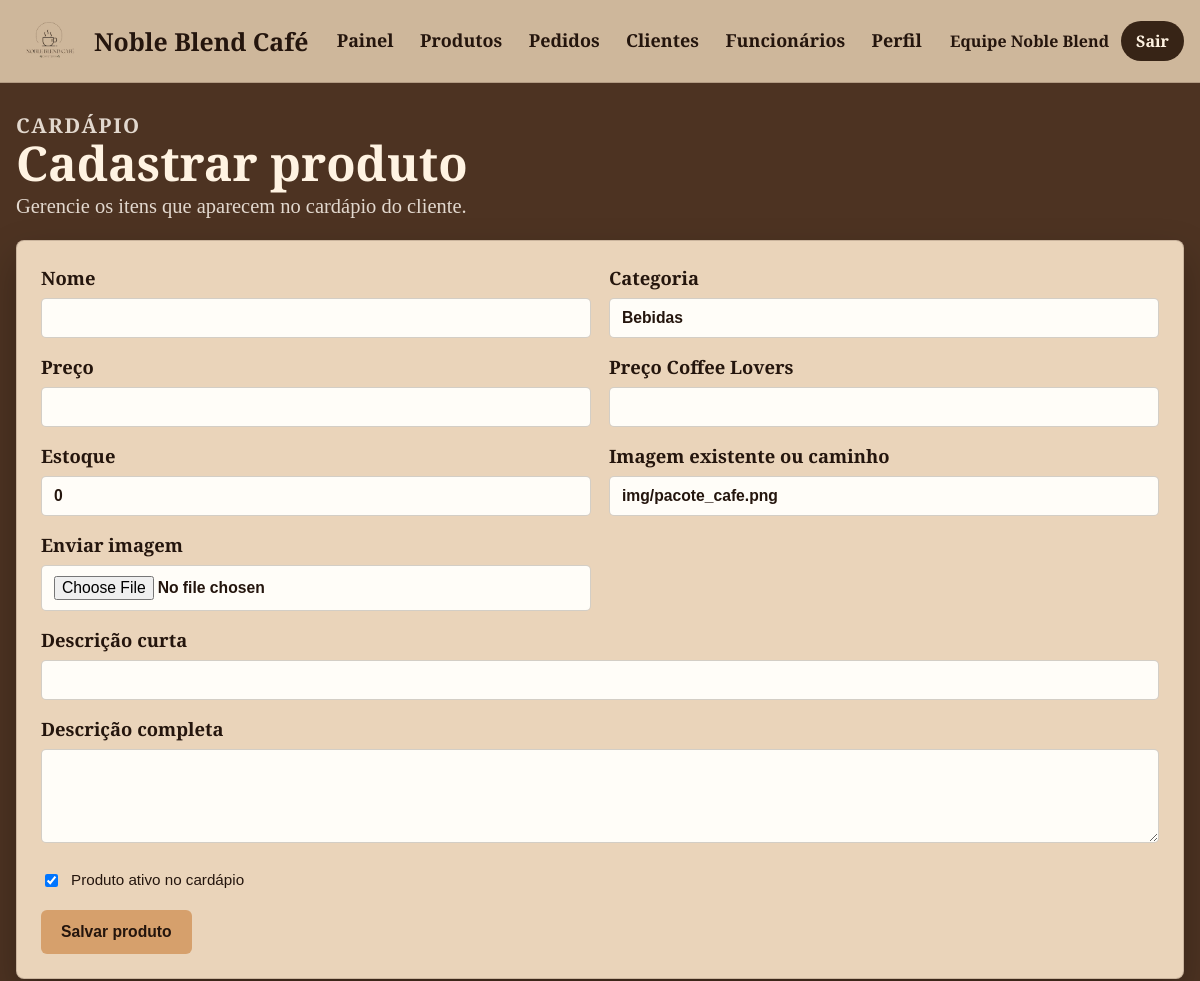
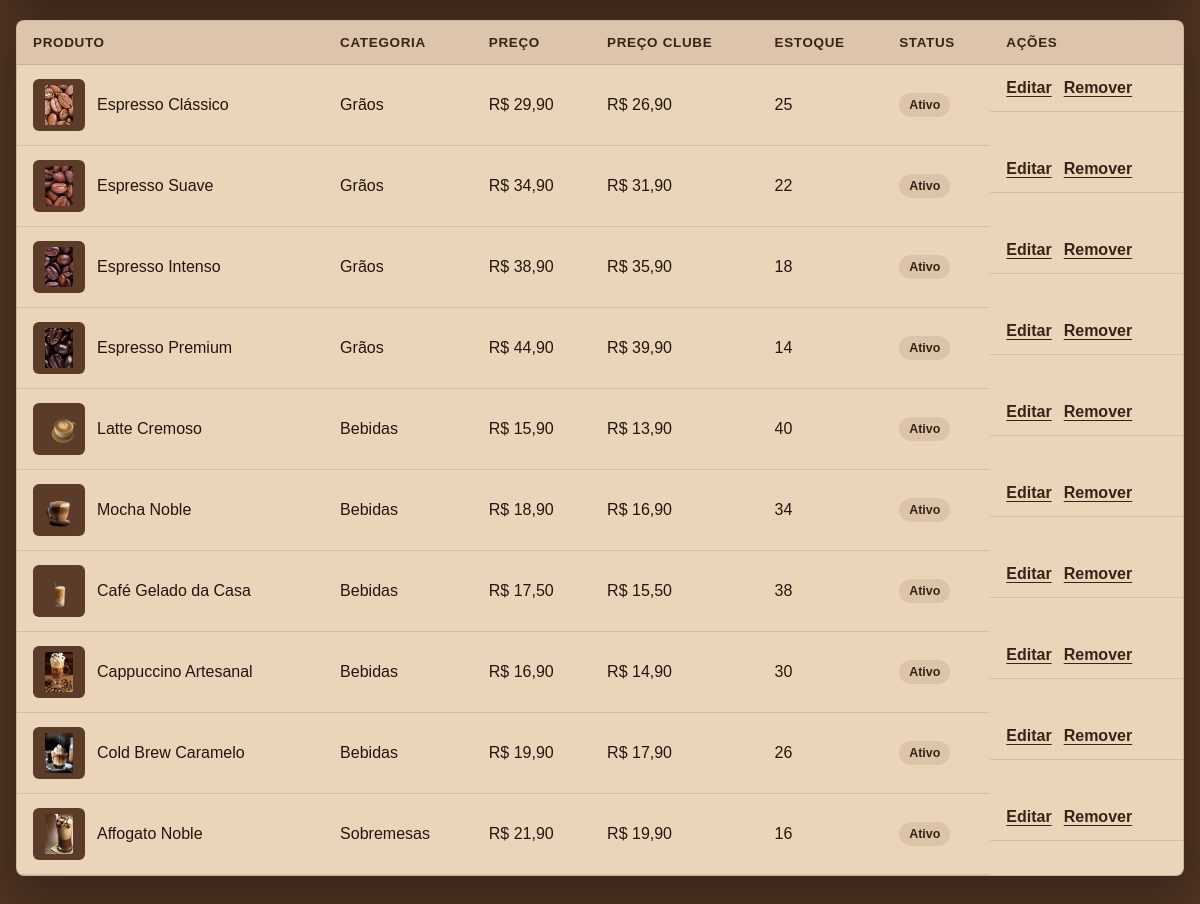
Page /view/funcionario_produtos.php (signed in) on the committed database (2 pictures, top to bottom).
### tables this page shows
CREATE TABLE produtos (
  id_produto INT AUTO_INCREMENT PRIMARY KEY,
  nome VARCHAR(150) NOT NULL,
  categoria VARCHAR(80) NOT NULL,
  descricao_curta VARCHAR(255) DEFAULT NULL,
  descricao TEXT DEFAULT NULL,
  preco DECIMAL(10,2) NOT NULL,
  preco_clube DECIMAL(10,2) NOT NULL,
  estoque INT NOT NULL DEFAULT 0,
  imagem VARCHAR(255) NOT NULL DEFAULT 'img/pacote_cafe.png',
  ativo TINYINT(1) NOT NULL DEFAULT 1,
  criado_em TIMESTAMP NOT NULL DEFAULT CURRENT_TIMESTAMP,
  atualizado_em TIMESTAMP NOT NULL DEFAULT CURRENT_TIMESTAMP ON UPDATE CURRENT_TIMESTAMP
);

### controller/ViewHelper.php (called while the page is built, shortened)
<?php
if (!function_exists('asset')) {
    function asset($caminho)
    {
        $caminho = ltrim((string) $caminho, '/');
        $base = str_replace('\\', '/', dirname($_SERVER['SCRIPT_NAME'] ?? ''));
        $base = ($base === '/' || $base === '.' || $base === '\\') ? '' : rtrim($base, '/');
        return $base . '/' . $caminho;
    }
}
if (!function_exists('e')) {
    function e($valor)
    {
        return htmlspecialchars((string) $valor, ENT_QUOTES, 'UTF-8');
    }
}
if (!function_exists('money')) {
    function money($valor)
    {
        return 'R$ ' . number_format((float) $valor, 2, ',', '.');
    }
}

### model/Produto.php (called while the page is built, shortened)
<?php
require_once __DIR__ . '/Conexao.php';
class Produto
{
    public static function listar($filtros = array())
    {
        $params = array();
        $types = '';
        $sql = 'SELECT * FROM produtos';
        $ordens = array(
            'nome_desc' => 'nome DESC',
            'preco_asc' => 'preco ASC',
            'preco_desc' => 'preco DESC',
            'estoque_asc' => 'estoque ASC',
            'recentes' => 'criado_em DESC',
        );
        $ordem = isset($ordens[$filtros['ordem'] ?? '']) ? $ordens[$filtros['ordem']] : 'nome ASC';
        $sql .= ' ORDER BY ' . $ordem;
        return Conexao::fetchAll($sql, $types, $params);
    }
}

### model/Conexao.php (called while the page is built, shortened)
<?php
class Conexao
{
    private static $conn = null;
    public static function conectar()
    {
        $host = getenv('DB_HOST') ?: 'localhost';
        $usuario = getenv('DB_USER') ?: 'root';
        $senha = getenv('DB_PASS') ?: '';
        $banco = getenv('DB_NAME') ?: 'noble_blend_cafe';
        self::$conn = new mysqli($host, $usuario, $senha, $banco);
        self::$conn->set_charset('utf8mb4');
        return self::$conn;
    }
    public static function preparar($sql, $types = '', $params = array())
    {
        $stmt = self::conectar()->prepare($sql);
        $stmt->execute();
        return $stmt;
    }
    public static function fetchAll($sql, $types = '', $params = array())
    {
        $stmt = self::preparar($sql, $types, $params);
        $result = $stmt->get_result();
        return $result ? $result->fetch_all(MYSQLI_ASSOC) : array();
    }
}

### view/funcionario_produtos.php (the view, shortened to what this page needs)
<?php
require_once __DIR__ . '/../controller/ViewHelper.php';
require_once __DIR__ . '/../model/Produto.php';
$produtos = Produto::listar(array('incluir_inativos' => true, 'ordem' => 'recentes'));
$produtoEditar = isset($_GET['editar']) ? Produto::buscar((int) $_GET['editar']) : null;
?>
<!DOCTYPE html>
<html lang="pt-BR">
<head>
    <link rel="stylesheet" href="<?= asset('../css/app.css'); ?>">
</head>
<body class="staff-body">
    <?php include __DIR__ . '/partials/nav_funcionario.php'; ?>
    <main class="staff-shell">
        <section class="section-heading section-heading--top">
            <div>
                <p class="eyebrow">Cardápio</p>
                <h1><?= $produtoEditar ? 'Editar produto' : 'Cadastrar produto'; ?></h1>
                <p>Gerencie os itens que aparecem no cardápio do cliente.</p>
            </div>
        </section>
        <form class="form-panel product-editor" action="../processamento/produto_salvar.php" method="post" enctype="multipart/form-data" accept-charset="UTF-8">
            <div class="form-grid">
                <label class="field">
                    <span>Nome</span>
                    <input type="text" name="nome" value="<?= e($produtoEditar['nome'] ?? ''); ?>" required>
                </label>
                <label class="field">
                    <span>Categoria</span>
                    <input type="text" name="categoria" value="<?= e($produtoEditar['categoria'] ?? 'Bebidas'); ?>" required>
                </label>
                <label class="field">
                    <span>Preço</span>
                    <input type="number" name="preco" min="0" step="0.01" value="<?= e($produtoEditar['preco'] ?? ''); ?>" required>
                </label>
                <label class="field">
                    <span>Preço Coffee Lovers</span>
                    <input type="number" name="preco_clube" min="0" step="0.01" value="<?= e($produtoEditar['preco_clube'] ?? ''); ?>" required>
                </label>
                <label class="field">
                    <span>Estoque</span>
                    <input type="number" name="estoque" min="0" value="<?= e($produtoEditar['estoque'] ?? 0); ?>" required>
                </label>
                <label class="field">
                    <span>Imagem existente ou caminho</span>
                    <input type="text" name="imagem" value="<?= e($produtoEditar['imagem'] ?? 'img/pacote_cafe.png'); ?>">
                </label>
                <label class="field">
                    <span>Enviar imagem</span>
                    <input type="file" name="imagem_upload" accept=".jpg,.jpeg,.png,.gif,.webp,.jfif">
                </label>
                <label class="field field--full">
                    <span>Descrição curta</span>
                    <input type="text" name="descricao_curta" value="<?= e($produtoEditar['descricao_curta'] ?? ''); ?>">
                </label>
                <label class="field field--full">
                    <span>Descrição completa</span>
                    <textarea name="descricao" rows="4"><?= e($produtoEditar['descricao'] ?? ''); ?></textarea>
                </label>
            </div>
            <label class="check-line">
                <input type="checkbox" name="ativo" value="1" <?= !isset($produtoEditar['ativo']) || (int) $produtoEditar['ativo'] === 1 ? 'checked' : ''; ?>>
                <span>Produto ativo no cardápio</span>
            </label>
            <div class="form-actions">
                <button class="btn" type="submit">Salvar produto</button>
            </div>
        </form>
        <div class="table-wrap">
            <table class="data-table">
                <thead>
                    <tr>
                        <th>Produto</th>
                        <th>Categoria</th>
                <th>Preço</th>
                <th>Preço clube</th>
                <th>Estoque</th>
                        <th>Status</th>
                        <th>Ações</th>
                    </tr>
                </thead>
                <tbody>
                    <?php foreach ($produtos as $produto): ?>
                        <tr>
                            <td>
                                <div class="table-product">
                                    <img src="<?= asset('../' . ltrim($produto['imagem'], '/')); ?>" alt="">
                                    <span><?= e($produto['nome']); ?></span>
                                </div>
                            </td>
                            <td><?= e($produto['categoria']); ?></td>
                            <td><?= money($produto['preco']); ?></td>
                            <td><?= money($produto['preco_clube']); ?></td>
                            <td><?= (int) $produto['estoque']; ?></td>
                            <td><span class="pill"><?= (int) $produto['ativo'] === 1 ? 'Ativo' : 'Inativo'; ?></span></td>
                            <td class="table-actions">
                                <a class="link-button" href="funcionario_produtos.php?editar=<?= (int) $produto['id_produto']; ?>">Editar</a>
                                <?php if ((int) $produto['ativo'] === 1): ?>
                                    <form action="../processamento/produto_excluir.php" method="post">
                                        <button class="link-button" type="submit">Remover</button>
                                    </form>
                                <?php endif; ?>
                            </td>
                        </tr>
                    <?php endforeach; ?>
                </tbody>
            </table>
        </div>
    </main>
</body>
</html>

### css/app.css (style rules this page uses)
:root { --brown-950: #24150d; --brown-900: #372416; --brown-700: #725239; --brown-600: #76543c; --caramel: #d6a06c; --cream: #d4bda1; --paper: #fff3e2; --soft: #ead4ba; --gold: #c8aa4a; --green: #5f6f52; --danger: #9f2f24; --success: #3f6f45; --shadow: 0 18px 38px rgba(0, 0, 0, .26); --title: 'Cormorant', serif; --text: 'Cormorant Upright', serif; }
* { box-sizing: border-box; }
body.app-body, body.staff-body, body.auth-body { min-height: 100vh; margin: 0; background: var(--brown-700); color: var(--paper); font-family: var(--text); }
body.staff-body { background: #4d3322; }
a { color: inherit; text-decoration: none; }
img { display: block; max-width: 100%; }
button, input, select, textarea { font: inherit; }
.page-shell, .staff-shell { width: min(1220px, calc(100% - 32px)); margin: 0 auto; padding: 38px 0 80px; }
.staff-shell { padding-top: 28px; }
.eyebrow { margin: 0 0 8px; color: var(--gold); font-family: var(--title); font-size: 1.15rem; font-weight: 700; letter-spacing: .08em; text-transform: uppercase; }
h1, h2, h3 { font-family: var(--title); line-height: 1; }
.hero-actions, .form-actions, .filter-actions { display: flex; align-items: center; flex-wrap: wrap; gap: 14px; }
.btn { min-height: 44px; border: 0; border-radius: 6px; padding: 11px 20px; display: inline-flex; align-items: center; justify-content: center; gap: 8px; background: var(--caramel); color: var(--brown-950); font-family: Arial, sans-serif; font-size: .98rem; font-weight: 700; cursor: pointer; transition: transform .2s ease, filter .2s ease; }
.section-heading { margin: 54px 0 22px; display: flex; align-items: end; justify-content: space-between; gap: 24px; }
.section-heading--top { margin-top: 0; }
.section-heading h1, .section-heading h2 { margin: 0 0 8px; color: var(--paper); font-size: clamp(2.4rem, 4vw, 4.2rem); font-weight: 600; }
.section-heading p { margin: 0; max-width: 650px; font-size: 1.28rem; color: rgba(255, 248, 239, .84); }
.filters-panel, .summary-panel, .form-panel, .auth-panel, .empty-state, .table-wrap { border-radius: 8px; background: var(--soft); color: var(--brown-950); border: 1px solid rgba(55, 36, 22, .18); box-shadow: var(--shadow); }
.filters-panel, .summary-panel, .form-panel, .empty-state { padding: 24px; }
.field { display: grid; gap: 8px; margin-bottom: 16px; font-family: var(--title); font-size: 1.15rem; font-weight: 700; }
.field--full { grid-column: 1 / -1; }
.field input, .field select, .field textarea, .inline-form select, .add-cart-form input, .cart-item__qty input { width: 100%; border: 1px solid rgba(55, 36, 22, .22); border-radius: 5px; outline: none; background: #fffdf8; color: var(--brown-950); padding: 10px 12px; font-family: Arial, sans-serif; font-size: .98rem; }
.form-grid { display: grid; grid-template-columns: repeat(2, minmax(0, 1fr)); gap: 0 18px; }
.check-line { display: flex; align-items: flex-start; gap: 10px; margin: 12px 0 20px; color: var(--brown-950); font-family: Arial, sans-serif; font-size: .95rem; }
.check-line input { margin-top: 3px; }
.pill { border-radius: 999px; padding: 5px 10px; display: inline-flex; background: rgba(114, 82, 57, .12); color: var(--brown-900); font-family: Arial, sans-serif; font-size: .78rem; font-weight: 700; }
.link-button { border: 0; padding: 0; background: transparent; color: var(--brown-900); font-family: Arial, sans-serif; font-weight: 700; text-decoration: underline; text-underline-offset: 3px; cursor: pointer; }
.product-editor { margin-bottom: 22px; }
.table-wrap { overflow: auto; }
.data-table { width: 100%; border-collapse: collapse; min-width: 720px; font-family: Arial, sans-serif; }
.data-table th, .data-table td { padding: 14px 16px; border-bottom: 1px solid rgba(55, 36, 22, .12); text-align: left; vertical-align: middle; }
.data-table th { background: rgba(55, 36, 22, .08); color: var(--brown-900); font-size: .84rem; text-transform: uppercase; letter-spacing: .05em; }
.data-table td { color: var(--brown-950); }
.table-product { display: flex; align-items: center; gap: 12px; }
.table-product img { width: 52px; height: 52px; border-radius: 6px; object-fit: contain; background: #5a3c28; padding: 6px; }
.table-actions { display: flex; align-items: center; gap: 12px; }

### rows in the picture
produtos: imagem (picture), nome "Espresso Clássico", categoria "Grãos", preco "R$ 29,90", preco_clube "R$ 26,90", estoque "25", ativo "Ativo"
produtos: imagem (picture), nome "Espresso Suave", categoria "Grãos", preco "R$ 34,90", preco_clube "R$ 31,90", estoque "22", ativo "Ativo"
produtos: imagem (picture), nome "Espresso Intenso", categoria "Grãos", preco "R$ 38,90", preco_clube "R$ 35,90", estoque "18", ativo "Ativo"
produtos: imagem (picture), nome "Espresso Premium", categoria "Grãos", preco "R$ 44,90", preco_clube "R$ 39,90", estoque "14", ativo "Ativo"
produtos: imagem (picture), nome "Latte Cremoso", categoria "Bebidas", preco "R$ 15,90", preco_clube "R$ 13,90", estoque "40", ativo "Ativo"
produtos: imagem (picture), nome "Mocha Noble", categoria "Bebidas", preco "R$ 18,90", preco_clube "R$ 16,90", estoque "34", ativo "Ativo"
produtos: imagem (picture), nome "Café Gelado da Casa", categoria "Bebidas", preco "R$ 17,50", preco_clube "R$ 15,50", estoque "38", ativo "Ativo"
produtos: imagem (picture), nome "Cappuccino Artesanal", categoria "Bebidas", preco "R$ 16,90", preco_clube "R$ 14,90", estoque "30", ativo "Ativo"
produtos: imagem (picture), nome "Cold Brew Caramelo", categoria "Bebidas", preco "R$ 19,90", preco_clube "R$ 17,90", estoque "26", ativo "Ativo"
produtos: imagem (picture), nome "Affogato Noble", categoria "Sobremesas", preco "R$ 21,90", preco_clube "R$ 19,90", estoque "16", ativo "Ativo"

### other values in the picture
$funcionarioNomeNav "Equipe Noble Blend"
